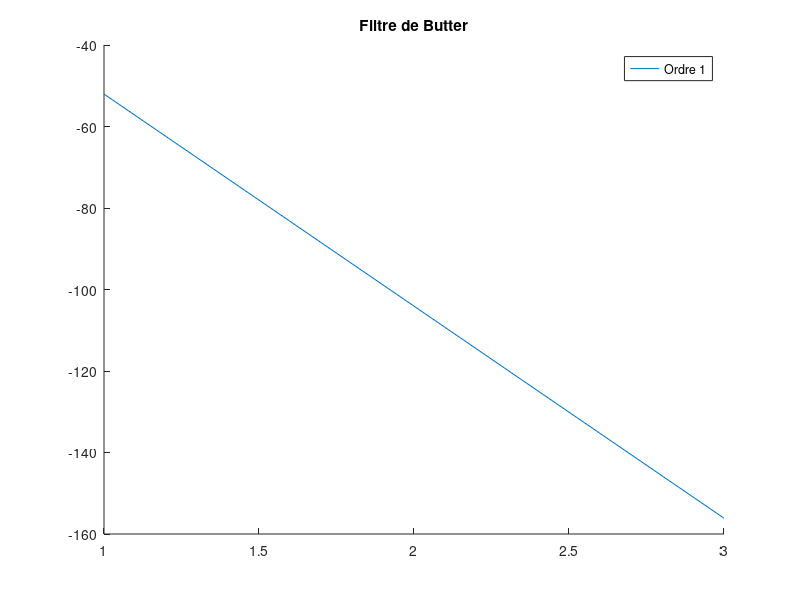
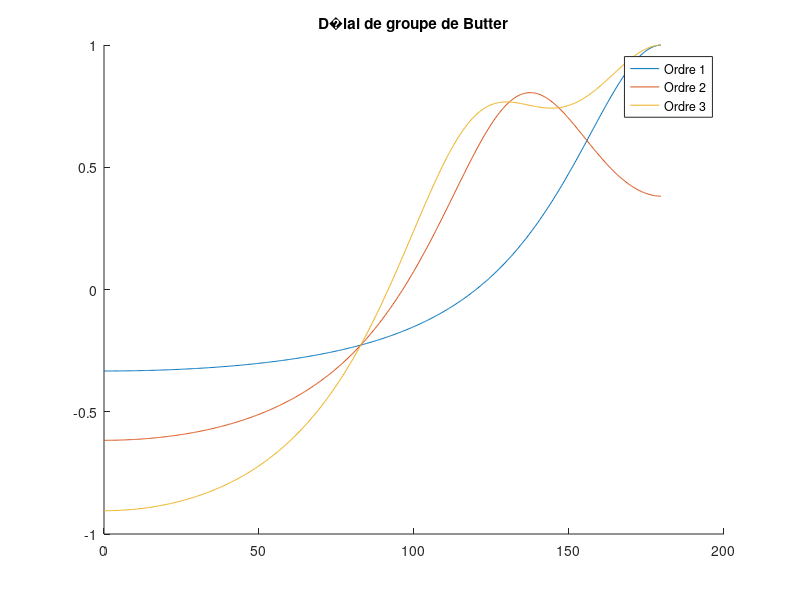
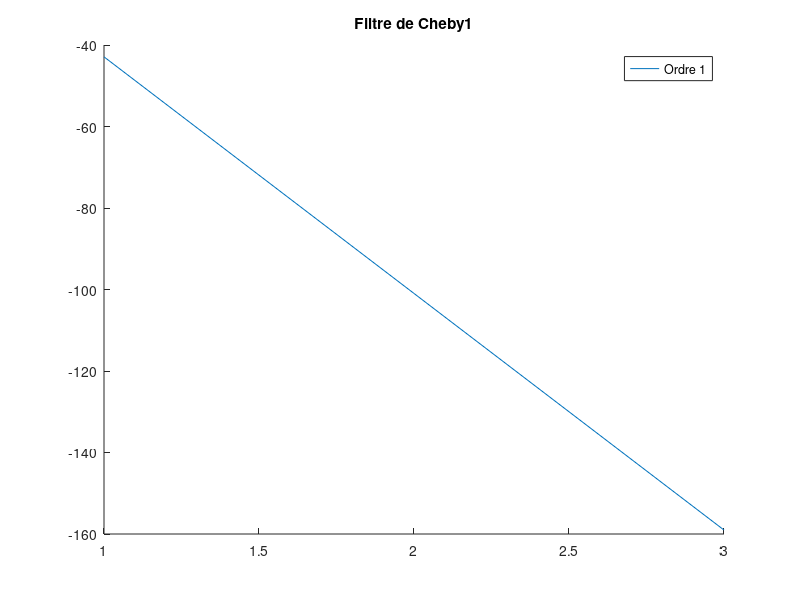
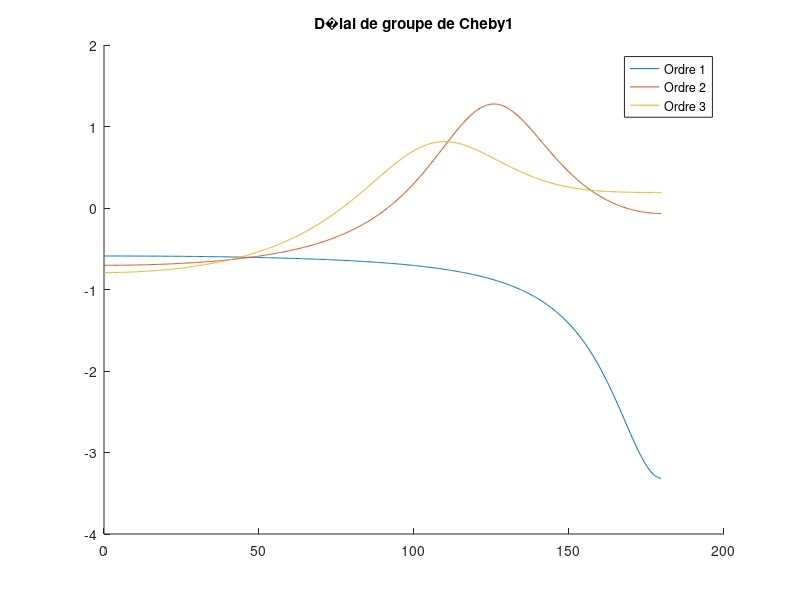

Reproduce these figures in MATLAB, in order.
%% Bonus : affichage de certains graphiques
% Script de simulation d'une chaine complete de telecommunications
% Par Nicolas Segui et Pierre Paques
% 2012-2013

%% Bonus 1 : Le diagramme de l'oeil
% Qu'est ce que c'est ? : 
%       Il permet d'evaluer qualitativement la qualite de transmission
%       numerique lordqu'il y a de l'interference entre symbole.
% C'est la syperposition de toutes les realisations possibles du signal
% reçu dans un interval bien determine autour de l'instant
% d'echantillonnage T0. (pris par l'algo de synchro)

% Ex : [T0 - t_b; T0+ t_b]
%  L'ouverture de l'oeil donne la mesure de la qualite de transmission

% A faire : 
%    - Afficher le diagramme de l'oeil a la sortie du filtre adpate pour un
%        canal parfait (pas de bruit ni decalage analogique)
%    - Etudier l'influance du facteur alpha et de la longueur 2LTb du FIR
%        analogique sans bruit.
%    - On observe ensuite l'influance bruit, du filtrage analogique, et
%        enfin de l'interference provenantdes autres canaux
% 
% % Create an eye diagram object
% eyeObj = commscope.eyediagram(...
%     'SamplingFrequency', 1/T_a, ...
%     'SamplesPerSymbol', 1000, ...
%     'OperationMode', 'Real Signal')
% 
% eyeObj.MinimumAmplitude = -5;
% eyeObj.MaximumAmplitude = 5;
% 
% % Update the eye diagram object with the transmitted signal
% eyeObj.update(0.5*signal_FA(:,2));
% 
% % Manage the figures
% managescattereyefig(hFig, eyeObj, 'right');


%% Bonus 2 : Le taux d'erreur binaire
% voir fichier ber.m

%% Bonus 3 : Les filtres analogiques
% Afficher pour les filtres suivants et pour les 3 premiers ordres : 
%       - Butterworth
%       - Chebyshev type 1
%       - Chebyshev type 2
%       - Cauer
%       - Bessel
%   -> module de la fonction de transfert
%   -> delais de groupe
%   -> reponse impulsionnelle

% etape 1 : Creer tous les filtres
% parametres : 
bonus_filtres_ordre = 1;
bonus_filtrer_bp = 0.5;
bonus_filtrer_ldac = 12;
bonus_filter_fa = 1000;
bonus_filter_f_freqs = 200;
bonus_filter_ripple = 0.5;  
bonus_filter_attenuation = 20;

% butter
for bb= 1:3
    [coebb,coeba] = butter(bb, bonus_filtrer_bp,'low', 's');
    [gd_bb(:,bb),w] = grpdelay(coebb,coeba); %delai de groupe
    bonus_filter_butter(:,bb) = freqs(coebb, coeba, bonus_filter_f_freqs)';
    %bonus_filter_butter_gd(:,bb) = grpdelay(coebb,coeba,100);
    %bonus_filter_butter_pd(:,bb) = -unwrap(angle(bonus_filter_butter(:,bb)));
end

% on affiche le butter
figure(100)
hold on;
plot(mag2db(abs(bonus_filter_butter)));
title(['Filtre de Butter']);
legend('Ordre 1', 'Ordre 2', 'Ordre 3');

%delai groupe du butter
figure(101)
hold on
plot(w/pi*180,gd_bb);
title(['D�lai de groupe de Butter']);
legend('Ordre 1', 'Ordre 2', 'Ordre 3');

%reponse impulsionnelle
ri_butter = real(ifft(bonus_filter_butter));


% Cheby1
for cc= 1:3
    [coebb,coeba] = cheby1(cc, bonus_filtrer_bp,bonus_filter_ripple, 'low', 's');
    [gd_cc(:,cc),w] = grpdelay(coebb,coeba); %delai de groupe
    bonus_filter_cheby(:,cc) = freqs(coebb, coeba, bonus_filter_f_freqs)';
    %bonus_filter_butter_gd(:,bb) = grpdelay(coebb,coeba,100);
    %bonus_filter_butter_pd(:,bb) = -unwrap(angle(bonus_filter_butter(:,bb)));
end

% on affiche le cheby1
figure(105)
hold on;
plot(mag2db(abs(bonus_filter_cheby)));
title(['Filtre de Cheby1']);
legend('Ordre 1', 'Ordre 2', 'Ordre 3');

%delai groupe du cheby1
figure(106)
hold on
plot(w/pi*180,gd_cc);
title(['D�lai de groupe de Cheby1']);
legend('Ordre 1', 'Ordre 2', 'Ordre 3');


% Cheby2 OK ! (les parametres a envoyer etaient differents, pas de ripple
% dans celui-ci
for ccc= 1:3
    [coebb,coeba] = cheby2(ccc, bonus_filter_attenuation, bonus_filtrer_bp, 'low', 's');
    [gd_ccc(:,ccc),w] = grpdelay(coebb,coeba); %delai de groupe
    bonus_filter_cheby_two(:,ccc) = freqs(coebb, coeba, bonus_filter_f_freqs)';
end

% on affiche le cheby2
figure(110)
hold on;
plot(mag2db(abs(bonus_filter_cheby_two)));
title(['Filtre de Cheby2']);
legend('Ordre 1', 'Ordre 2', 'Ordre 3');

%delai groupe du cheby2
figure(111)
hold on
plot(w/pi*180,gd_ccc);
title(['D�lai de groupe de Cheby2']);
legend('Ordre 1', 'Ordre 2', 'Ordre 3');

% cauer OK (parametres changes et testes)
for ccc= 1:3
    [coebb,coeba] = ellip(ccc, bonus_filter_ripple, bonus_filter_attenuation,bonus_filter_f_freqs, 'low', 's');
    [gd_cau(:,ccc),w] = grpdelay(coebb,coeba); %d�lai de groupe
    bonus_filter_cauer(:,ccc) = freqs(coebb, coeba, bonus_filter_f_freqs)';
end

% on affiche le cauer 
figure(115)
hold on;
plot(mag2db(abs(bonus_filter_cauer)));
title(['Filtre de Cauer']);
legend('Ordre 1', 'Ordre 2', 'Ordre 3');

%d�lai groupe du cauer
figure(116)
hold on
plot(w/pi*180,gd_cau);
title(['D�lai de groupe de Cauer']);
legend('Ordre 1', 'Ordre 2', 'Ordre 3');

% bessel
for ccc= 1:3
    [coebb,coeba] = besself(ccc, bonus_filtrer_bp);
    [gd_bes(:,ccc),w] = grpdelay(coebb,coeba); %delai de groupe
    bonus_filter_bessel(:,ccc) = freqs(coebb, coeba, bonus_filter_f_freqs)';
end

% on affiche le bessel
figure(120)
hold on;
plot(mag2db(abs(bonus_filter_bessel)));
title(['Filtre de Bessel']);
legend('Ordre 1', 'Ordre 2', 'Ordre 3');

%delai groupe du cauer
figure(121)
hold on
plot(w/pi*180,gd_bes);
title(['D�lai de groupe de Bessel']);
legend('Ordre 1', 'Ordre 2', 'Ordre 3');


%% Bonus 4 : Affichage de la synchronisation
% juste un beau graphe montrant les instants d'echantillonnage avec les
% differentes piques
